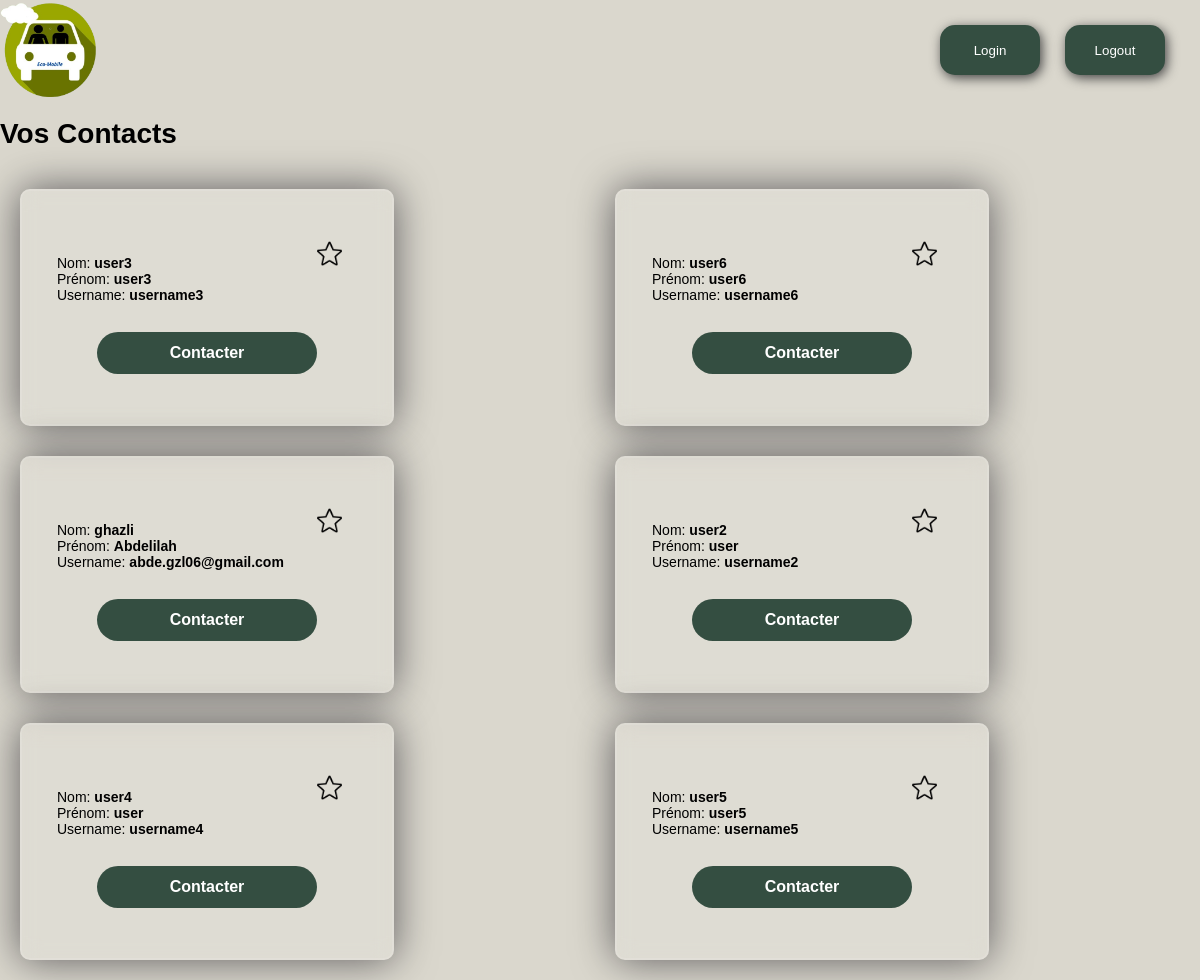
The app's page /contacts (signed in) with its own data.
### tables this page shows
CREATE TABLE identifiants (
	id INTEGER PRIMARY KEY AUTOINCREMENT,
	nom VARCHAR(100),
	prenom VARCHAR(100),
	numero VARCHAR(10),
	zone INTEGER,
	username VARCHAR(255), -- Longueur maximale standard pour une adresse e-mail
	password VARCHAR(255), -- Longueur maximale pour le mot de passe
	creation_date TIMESTAMP DEFAULT CURRENT_TIMESTAMP,
	last_login TIMESTAMP,
	status BOOLEAN DEFAULT 0, -- TRUE pour activé, FALSE pour désactivé
	is_admin BOOLEAN DEFAULT 0, -- TRUE pour administrateur, FALSE pour utilisateur standard
		   
	FOREIGN KEY(zone) REFERENCES zone(id)
);

### main.py (the view)
@app.route('/contacts')
def contacts():
	db, cursor = connect_db()
	cursor.execute(f"SELECT nom, prenom, username FROM identifiants WHERE username != '{get_username(request)}' ORDER BY last_login;")
	contacts = cursor.fetchall()
	return render_template('contacts.html', contacts=contacts)

### cryptage.py (called while the page is built)
def generate_fernet_key(master_key, seed):
    data = master_key.encode('utf-8')
    salt = seed.encode('utf-8')
    hkdf = HKDF(
        algorithm=hashes.SHA256(),
        length=32,  # Longueur de la clé de chiffrement AES (256 bits)
        salt=salt,
        info=None,
        backend=default_backend()
    )
    derived_key = hkdf.derive(data)
    return base64.urlsafe_b64encode(derived_key).decode()

def get_cookies_fernet(MASTER_KEY):
	cookies_seed = 'cookies' # graine de génération de la clé de cryptage des cookies # on définira une vraie clé plus tard # une nouvelle clé déconnectera toutes les sessions utilisateurs en cours
	cookies_key = generate_fernet_key(MASTER_KEY, cookies_seed) # clé de cryptage des cookies
	cookies_fernet = Fernet(cookies_key)
	return cookies_fernet

### main.py (called while the page is built)
def connect_db(name='db.sqlite'):
	connection = sqlite3.connect(name)
	return connection, connection.cursor()

@app.before_request
def before_request():
	if not get_username(request) and not (request.path.endswith('.css') or request.path.endswith('.png') or request.path.endswith('.jpg') or request.path.endswith('.ico') or request.path.startswith('/login') or request.path.startswith('/signup') or request.path.startswith('/verif')):
		return redirect('/login?message=Veuillez vous connecter pour continuer')

def get_username(request): # get username from crypted cookie
	try:
		cookie = request.cookies.get(COOKIE_NAME)
		if cookie is not None:
			username = get_cookies_fernet(MASTER_KEY).decrypt(cookie.encode('utf-8')).decode('utf-8')
		else:
			username = None
	except InvalidToken:
		username = None
	return username

### templates/contacts.html (shortened to what this page needs)
<!DOCTYPE html>
<html lang="fr">
<head>
	<link rel="stylesheet" href="/static/style.css">
</head>
<body>
    <a href= "/"><img src="/static/Images/logo.png" class="logo" alt="Logo" /></a>
    <button class="buttonLog" id="buttonLogIn" onclick="location.href='/login'">Login</button>
    <button class="buttonLog" id="buttonLogOut" onclick="location.href='/logout'">Logout</button>
    <h1 class="main-title">Vos Contacts</h1>
    <div class="contactContainer">
    {% for contact in contacts %}
        <form action="/chat" method="get" class="formContacts">
                <img src="/static/Images/star.png" class="fav">
                <p>Nom: <b> {{ contact[0] }} </b><br>
                    Prénom: <b> {{ contact[1] }} </b><br>
                    Username: <b> {{ contact[2] }} </b></p>
                <center><button type="submit">Contacter</button></center>
        </form>
    {% endfor %}
    </div>
</body>
</html>

### static/style.css (style rules this page uses)
body { margin-bottom: 10px; margin: 0 auto; font-family: Arial, Helvetica, sans-serif; font-size: 14px; color: black; background-color: #dad7cd; background-repeat: no-repeat; background-size: cover; }
.logo { height: 100px; width: 100px; }
.buttonLog { position: absolute; justify-content: space-between; height: 50px; width: 100px; margin-inline: 10px; text-decoration: none; color: #ffffff; background-color: #344e41; border-radius:15px; box-shadow: 2px 3px 12px #444444; border: none; }
#buttonLogOut { top: 25px; right: 25px; }
#buttonLogIn { top: 25px; right: 150px; }
button[type="submit"] { width: 100%; padding: 12px; border-radius: 20px; background-color: #344e41; color: white; font-size: 16px; font-weight: bold; cursor: pointer; transition: background-color 0.3s ease; border-radius: 35em; width: 220px; margin-top: 15px; border: none; }
h1 { margin-top:15px; border: none; }
a { color:#363636 }
.formContacts { width: 300px; background-color: rgba(255,255,255,0.13); position: flex; border-radius: 10px; backdrop-filter: blur(10px); border: 2px solid rgba(255,255,255,0.1); box-shadow: 0 0 40px rgba(8,7,16,0.6); padding: 50px 35px; margin: 5px; }
.contactContainer { padding: 15px; display: grid; gap: 20px; grid-template-columns: repeat(auto-fill, minmax(400px, 1fr)); }
img.fav { position: absolute; right: 50px; width: 25px; height: 25px; }

### records on screen
identifiants: nom "user3", prenom "user3", username "username3"
identifiants: nom "user6", prenom "user6", username "username6"
identifiants: nom "ghazli", prenom "Abdelilah", username "abde.gzl06@gmail.com"
identifiants: nom "user2", prenom "user", username "username2"
identifiants: nom "user4", prenom "user", username "username4"
identifiants: nom "user5", prenom "user5", username "username5"
